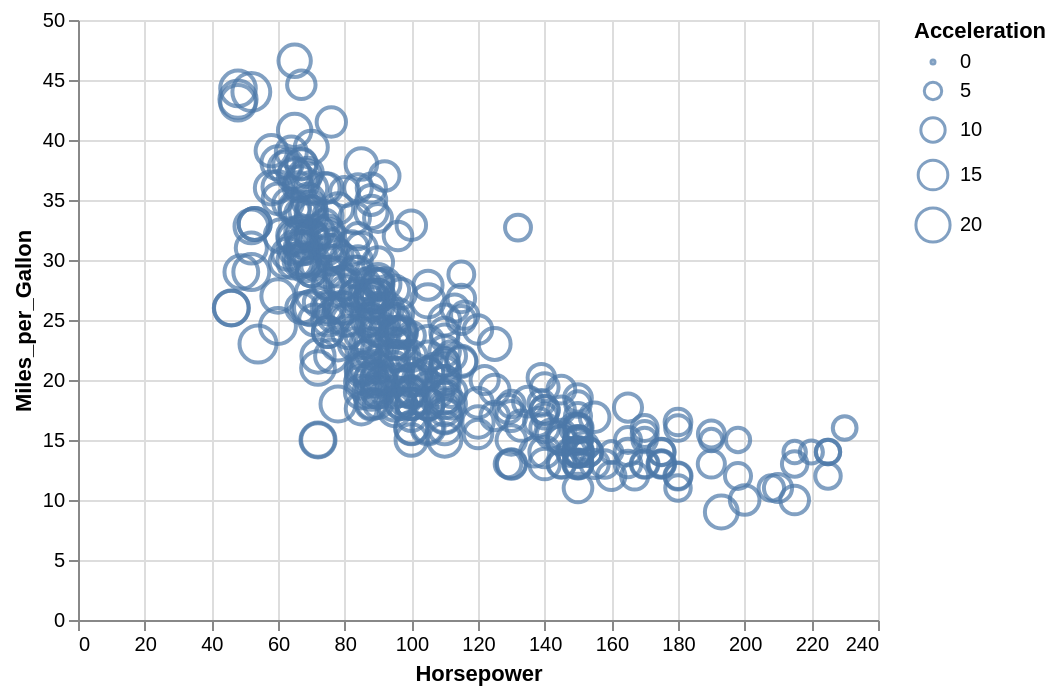

Write the Vega-Lite specification saved for this chart.
### Vega-Lite specification from a JSON file in a GitHub repository (floating-point values rounded to 4 significant figures; data arrays with more than 128 entries replaced by an {"elided": "..."} marker saying what was removed)
{"config": {"view": {"height": 300, "width": 400}}, "encoding": {"y": {"title": "Miles_per_Gallon", "field": "properties.Miles_per_Gallon", "type": "quantitative"}, "x": {"title": "Horsepower", "field": "properties.Horsepower", "type": "quantitative"}, "size": {"title": "Acceleration", "field": "properties.Acceleration", "type": "quantitative"}}, "data": {"values": {"features": {"elided": "406 records"}, "type": "FeatureCollection"}, "format": {"type": "json", "property": "features"}}, "mark": "point", "$schema": "https://vega.github.io/schema/vega-lite/v2.4.1.json"}
